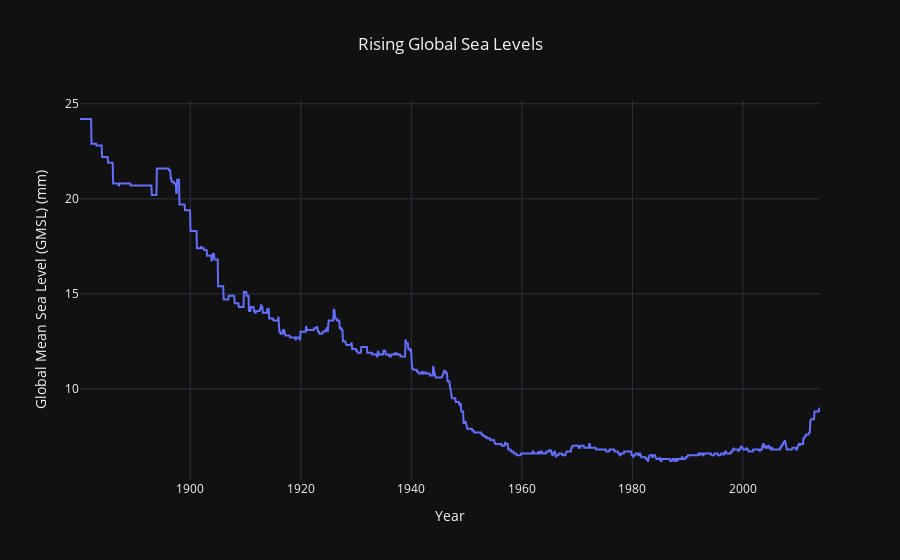

Source (notebook cell):
### Code cell
layout = go.Layout(title='Rising Global Sea Levels', title_x=0.5, xaxis=dict(title='Year'),yaxis=dict(title='Global Mean Sea Level (GMSL) (mm)'),template='plotly_dark')
fig = go.Figure(layout=layout)
fig.add_trace(go.Scatter(
   x=gsl['Time'],y=gsl['GMSL uncertainty'],
    name="GMSL Uncertainty"
))
# fig.add_trace(go.Scatter(
#    x=xr_df['time'],y=xr_df['tempanomaly'],
#     name="GMSL"
# ))
ip(fig)

### Figure 1 — Plotly figure (JSON) as saved in the notebook; plotly's stock layout.template omitted (floating-point values rounded to 4 significant figures; data arrays with more than 128 entries replaced by an {"elided": "..."} marker saying what was removed)
{"data": [{"name": "GMSL Uncertainty", "type": "scatter", "x": {"elided": "1608 str values"}, "y": {"elided": "1608 float values"}}], "layout": {"title": {"text": "Rising Global Sea Levels", "x": 0.5}, "xaxis": {"title": {"text": "Year"}}, "yaxis": {"title": {"text": "Global Mean Sea Level (GMSL) (mm)"}}}}
